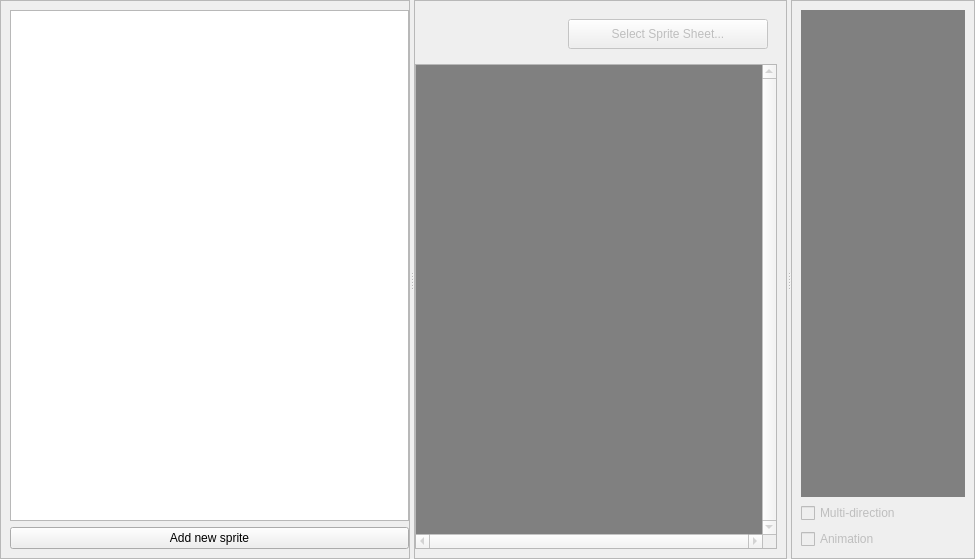
<?xml version="1.0" encoding="UTF-8"?>
<ui version="4.0">
 <class>spritesWidget</class>
 <widget class="QWidget" name="spritesWidget">
  <property name="geometry">
   <rect>
    <x>0</x>
    <y>0</y>
    <width>975</width>
    <height>559</height>
   </rect>
  </property>
  <property name="windowTitle">
   <string>Form</string>
  </property>
  <layout class="QHBoxLayout" name="horizontalLayout">
   <property name="leftMargin">
    <number>0</number>
   </property>
   <property name="topMargin">
    <number>0</number>
   </property>
   <property name="rightMargin">
    <number>0</number>
   </property>
   <property name="bottomMargin">
    <number>0</number>
   </property>
   <item>
    <widget class="QSplitter" name="splitter">
     <property name="orientation">
      <enum>Qt::Horizontal</enum>
     </property>
     <property name="childrenCollapsible">
      <bool>false</bool>
     </property>
     <widget class="QFrame" name="panel_spritesList">
      <property name="frameShape">
       <enum>QFrame::StyledPanel</enum>
      </property>
      <property name="frameShadow">
       <enum>QFrame::Raised</enum>
      </property>
      <layout class="QVBoxLayout" name="verticalLayout">
       <property name="rightMargin">
        <number>0</number>
       </property>
       <item>
        <widget class="QListWidget" name="list_sprites">
         <property name="editTriggers">
          <set>QAbstractItemView::NoEditTriggers</set>
         </property>
         <property name="showDropIndicator" stdset="0">
          <bool>false</bool>
         </property>
         <property name="alternatingRowColors">
          <bool>true</bool>
         </property>
        </widget>
       </item>
       <item>
        <widget class="QPushButton" name="btn_newSprite">
         <property name="text">
          <string>Add new sprite</string>
         </property>
        </widget>
       </item>
      </layout>
     </widget>
     <widget class="QFrame" name="panel_drawSprite">
      <property name="enabled">
       <bool>false</bool>
      </property>
      <property name="frameShape">
       <enum>QFrame::StyledPanel</enum>
      </property>
      <property name="frameShadow">
       <enum>QFrame::Raised</enum>
      </property>
      <layout class="QVBoxLayout" name="verticalLayout_2">
       <property name="leftMargin">
        <number>0</number>
       </property>
       <item>
        <widget class="QWidget" name="horizontalWidget" native="true">
         <property name="sizePolicy">
          <sizepolicy hsizetype="Preferred" vsizetype="Fixed">
           <horstretch>0</horstretch>
           <verstretch>0</verstretch>
          </sizepolicy>
         </property>
         <layout class="QHBoxLayout" name="horizontalLayout_2">
          <item>
           <widget class="QLabel" name="label">
            <property name="sizePolicy">
             <sizepolicy hsizetype="Preferred" vsizetype="Fixed">
              <horstretch>0</horstretch>
              <verstretch>0</verstretch>
             </sizepolicy>
            </property>
            <property name="font">
             <font>
              <italic>true</italic>
             </font>
            </property>
            <property name="text">
             <string/>
            </property>
           </widget>
          </item>
          <item>
           <widget class="QPushButton" name="btn_loadImage">
            <property name="sizePolicy">
             <sizepolicy hsizetype="Fixed" vsizetype="Fixed">
              <horstretch>0</horstretch>
              <verstretch>0</verstretch>
             </sizepolicy>
            </property>
            <property name="minimumSize">
             <size>
              <width>200</width>
              <height>30</height>
             </size>
            </property>
            <property name="text">
             <string>Select Sprite Sheet...</string>
            </property>
           </widget>
          </item>
         </layout>
        </widget>
       </item>
       <item>
        <widget class="QScrollArea" name="scrollArea">
         <property name="verticalScrollBarPolicy">
          <enum>Qt::ScrollBarAlwaysOn</enum>
         </property>
         <property name="horizontalScrollBarPolicy">
          <enum>Qt::ScrollBarAlwaysOn</enum>
         </property>
         <property name="widgetResizable">
          <bool>true</bool>
         </property>
         <widget class="QWidget" name="scrollAreaWidgetContents">
          <property name="geometry">
           <rect>
            <x>0</x>
            <y>0</y>
            <width>410</width>
            <height>466</height>
           </rect>
          </property>
          <property name="styleSheet">
           <string notr="true">background:grey</string>
          </property>
          <layout class="QHBoxLayout" name="horizontalLayout_3">
           <item>
            <widget class="QLabel" name="image_center">
             <property name="sizePolicy">
              <sizepolicy hsizetype="Fixed" vsizetype="Fixed">
               <horstretch>0</horstretch>
               <verstretch>0</verstretch>
              </sizepolicy>
             </property>
             <property name="font">
              <font>
               <italic>true</italic>
              </font>
             </property>
             <property name="styleSheet">
              <string notr="true">background:grey</string>
             </property>
             <property name="text">
              <string/>
             </property>
             <property name="alignment">
              <set>Qt::AlignCenter</set>
             </property>
            </widget>
           </item>
          </layout>
         </widget>
        </widget>
       </item>
      </layout>
     </widget>
     <widget class="QFrame" name="panel_preview">
      <property name="enabled">
       <bool>false</bool>
      </property>
      <property name="frameShape">
       <enum>QFrame::StyledPanel</enum>
      </property>
      <property name="frameShadow">
       <enum>QFrame::Raised</enum>
      </property>
      <layout class="QVBoxLayout" name="verticalLayout_3">
       <item>
        <widget class="QLabel" name="image_preview">
         <property name="styleSheet">
          <string notr="true">background:grey</string>
         </property>
         <property name="text">
          <string/>
         </property>
        </widget>
       </item>
       <item>
        <widget class="QCheckBox" name="check_useMultiDir">
         <property name="text">
          <string>Multi-direction</string>
         </property>
        </widget>
       </item>
       <item>
        <widget class="QCheckBox" name="check_useAnimation">
         <property name="text">
          <string>Animation</string>
         </property>
        </widget>
       </item>
      </layout>
     </widget>
    </widget>
   </item>
  </layout>
 </widget>
 <resources/>
 <connections/>
</ui>
